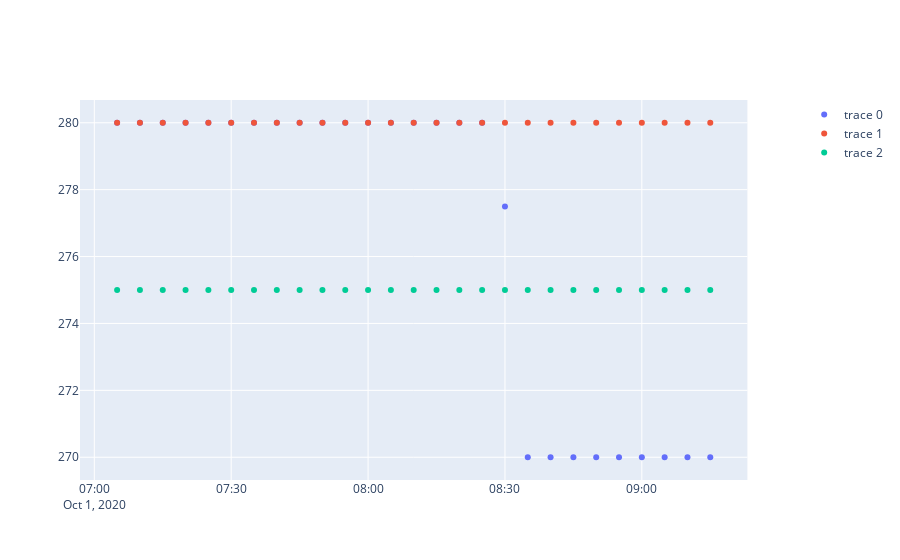

The notebook cell this image was saved under:
### Code cell
fig=make_subplots(specs=[[{"secondary_y": True}]])
fig.add_trace(go.Scatter(x=HV_pd_sliced.index, y=HV_pd_sliced.L2_V0Set_G1,mode="markers"))
fig.add_trace(go.Scatter(x=HV_pd_sliced.index, y=HV_pd_sliced.L2_V0Set_G2,mode="markers"))
fig.add_trace(go.Scatter(x=HV_pd_sliced.index, y=HV_pd_sliced.L2_V0Set_G3,mode="markers"))
# fig.add_trace(go.Scatter(x=HV_pd_sliced.index, y=HV_pd_sliced.subrun,mode="markers"))
# fig.add_trace(go.Scatter(x=HV_pd_sliced.index, y=HV_pd_sliced.subrun,mode="markers"))
